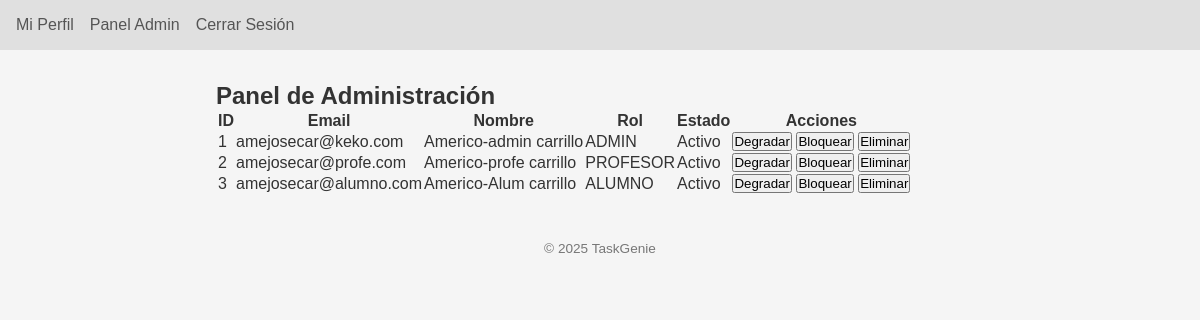
The app's page /admin/ (signed in), older data.
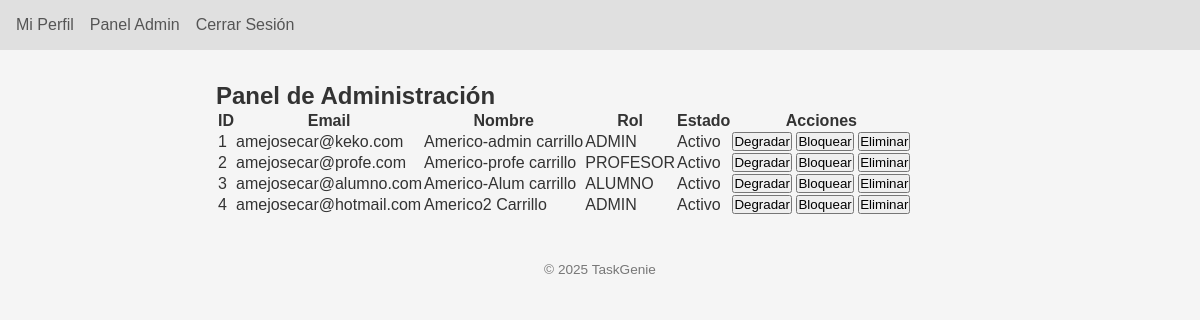
The same page, newer data.
### app/models.py (models this page shows, shortened)
class Usuario(UserMixin, db.Model):
    __tablename__ = "usuarios"
    id               = db.Column(db.Integer, primary_key=True)
    nombre           = db.Column(db.String(50), nullable=False)
    apellido         = db.Column(db.String(50), nullable=False)
    email            = db.Column(db.String(120), unique=True, nullable=False)
    clave_hash       = db.Column(db.String(128), nullable=False)
    fecha_nacimiento = db.Column(db.Date, nullable=False)
    rol              = db.Column(db.Enum(RolEnum), default=RolEnum.USER, nullable=False)
    is_blocked       = db.Column(db.Boolean, default=False)
    tareas_creadas   = db.relationship(
        "Tarea",
        foreign_keys="Tarea.user_id",
        back_populates="usuario",
        cascade="all, delete-orphan"
    )
    tareas_recibidas = db.relationship(
        "Tarea",
        foreign_keys="Tarea.asignado_a_id",
        back_populates="asignado_a"
    )

### app/blueprints/admin/routes.py (the view)
    def wrapper(*args, **kwargs):
        if not current_user.is_authenticated or current_user.rol != RolEnum.ADMIN:
            flash("Acceso denegado", "danger")
            return redirect(url_for("auth.login"))
        return fn(*args, **kwargs)

### app/blueprints/admin/routes.py (called while the page is built)
def solo_admin(fn):
    def wrapper(*args, **kwargs):
        if not current_user.is_authenticated or current_user.rol != RolEnum.ADMIN:
            flash("Acceso denegado", "danger")
            return redirect(url_for("auth.login"))
        return fn(*args, **kwargs)
    wrapper.__name__ = fn.__name__
    return login_required(wrapper)

@admin_bp.route("/", methods=["GET"])
@solo_admin
def dashboard():
    users = Usuario.query.all()
    return render_template("admin/dashboard_admin.html", users=users)

### app/extensions.py (called while the page is built)
@login_manager.user_loader
def load_user(user_id: str):
    from app.models import Usuario
    return db.session.get(Usuario, int(user_id))

### app/blueprints/admin/templates/admin/dashboard_admin.html
{% extends 'base.html' %} {% block title %}Panel Admin{% endblock %} {% block
content %}
<h2>Panel de Administración</h2>
<table>
  <thead>
    <tr>
      <th>ID</th>
      <th>Email</th>
      <th>Nombre</th>
      <th>Rol</th>
      <th>Estado</th>
      <th>Acciones</th>
    </tr>
  </thead>
  <tbody>
    {% for u in users %}
    <tr>
      <td>{{ u.id }}</td>
      <td>{{ u.email }}</td>
      <td>{{ u.nombre }} {{ u.apellido }}</td>
      <td>{{ u.rol.value }}</td>
      <td>{{ 'Bloqueado' if u.is_blocked else 'Activo' }}</td>
      <td>
        <form
          action="{{ url_for('admin.change_role', user_id=u.id) }}"
          method="post"
          style="display: inline"
        >
          <button type="submit">
            {{ 'Promover' if u.rol.name=='USER' else 'Degradar' }}
          </button>
        </form>
        <form
          action="{{ url_for('admin.toggle_block', user_id=u.id) }}"
          method="post"
          style="display: inline"
        >
          <button type="submit">
            {{ 'Desbloquear' if u.is_blocked else 'Bloquear' }}
          </button>
        </form>
        <form
          action="{{ url_for('admin.delete_user', user_id=u.id) }}"
          method="post"
          style="display: inline"
        >
          <button type="submit">Eliminar</button>
        </form>
      </td>
    </tr>
    {% endfor %}
  </tbody>
</table>
{% endblock %}

Row changes from the older to the newer data that the page shows:
added Usuario: id "4", email "amejosecar@hotmail.com", nombre "Americo2", apellido "Carrillo", rol.value "ADMIN", is_blocked "Activo", rol "Degradar", is_blocked "Bloquear"
